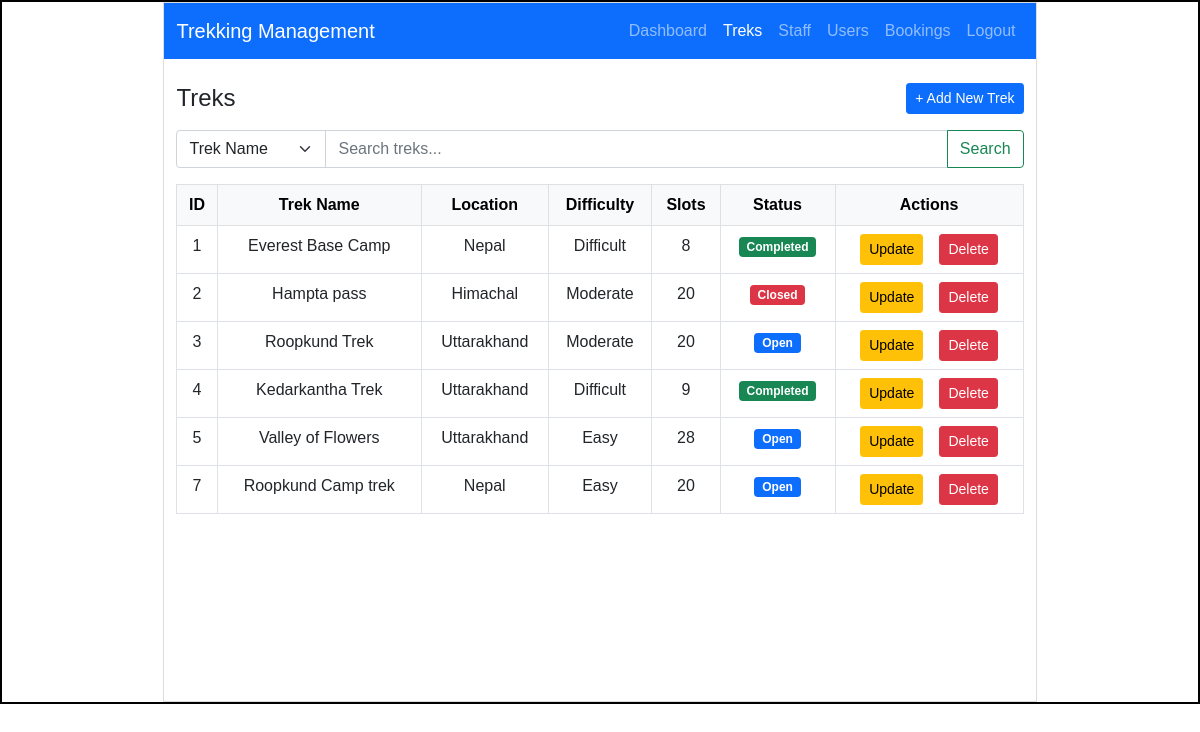
The app's page /admin/treks (signed in) with its own data.
### models.py (models this page shows)
class Trek(db.Model):
    __tablename__ = "trek"
    id = db.Column(db.Integer  , primary_key = True)
    trek_name = db.Column(db.String() , nullable = False)
    location = db.Column(db.String(100),nullable=False)
    difficulty = db.Column(db.String(20),nullable=False)
    duration = db.Column(db.Integer,nullable=False)
    available_slots = db.Column(db.Integer,nullable=False)
    trek_status = db.Column(db.String(20),nullable=False,default = "Pending")
    start_date = db.Column(db.Date,nullable=False)
    end_date = db.Column(db.Date,nullable=False)
    description = db.Column(db.Text)
    staff_id = db.Column(db.Integer,db.ForeignKey("staff_profile.id"), nullable = True)
    bookings = db.relationship("Booking",backref = "trek",lazy=True) # One Trek -> Many Bookings

### app.py (the view)
@app.route("/admin/treks")
@role_required("admin")
def admin_treks():
    search_query = request.args.get("search", "").strip()
    search_field = request.args.get("search_field", "trek_name")
    if search_query:
        column = getattr(Trek, search_field)
        treks = Trek.query.filter(column.ilike(f"%{search_query}%")).all()
    else:
        treks = Trek.query.all()
    return render_template("admin_treks.html", treks=treks,
                            search_query=search_query, search_field=search_field)

### app.py (called while the page is built)
def role_required(*roles):
    def decorator(f):
        @wraps(f)
        def wrapper(*args, **kwargs):
            if 'user_id' not in session:
                flash("Please log in to continue.", "warning")
                return redirect(url_for("login"))
            if session.get('role') not in roles:
                flash("You don't have access to that page.", "warning")
                return _redirect_to_own_area()
            return f(*args, **kwargs)
        return wrapper
    return decorator

### templates/admin_treks.html (shortened to what this page needs)
<!DOCTYPE html>
<html lang="en">
<head>
    <link rel="stylesheet" href="{{ url_for('static', filename='style.css') }}">
    <link href="https://cdn.jsdelivr.net/npm/bootstrap@5.0.2/dist/css/bootstrap.min.css" rel="stylesheet">
</head>
<body>
    <div id="main">
        <div id="canvas">
            <nav class="navbar navbar-expand-lg navbar-dark bg-primary">
                <div class="container-fluid">
                    <a class="navbar-brand" href="/admin/dashboard">Trekking Management</a>
                    <div class="navbar-nav ms-auto">
                        <a class="nav-link" href="/admin/dashboard">Dashboard</a>
                        <a class="nav-link active" href="/admin/treks">Treks</a>
                        <a class="nav-link" href="/admin/staff">Staff</a>
                        <a class="nav-link" href="/admin/users">Users</a>
                        <a class="nav-link" href="/admin/bookings">Bookings</a>
                        <a class="nav-link" href="/logout">Logout</a>
                    </div>
                </div>
            </nav>
            <div class="container mt-4">
                <div class="d-flex justify-content-between align-items-center mb-3">
                    <h4 class="mb-0">Treks</h4>
                    <a href="/admin/trek/add" class="btn btn-primary btn-sm">+ Add New Trek</a>
                </div>
                <form method="GET" action="/admin/treks" class="mb-3">
                    <div class="input-group">
                        <select name="search_field" class="form-select" style="max-width: 150px;">
                            <option value="trek_name" {% if search_field == 'trek_name' %}selected{% endif %}>Trek Name</option>
                        </select>
                        <input type="text"
                               class="form-control"
                               name="search"
                               value="{{ search_query }}"
                               placeholder="Search treks...">
                        <button type="submit" class="btn btn-outline-success">Search</button>
                    </div>
                </form>
                {% if treks %}
                <div style="max-height: 400px; overflow-y: auto;">
                    <table class="table table-bordered table-hover text-center">
                        <thead class="table-light">
                            <tr>
                                <th>ID</th>
                                <th>Trek Name</th>
                                <th>Location</th>
                                <th>Difficulty</th>
                                <th>Slots</th>
                                <th>Status</th>
                                <th>Actions</th>
                            </tr>
                        </thead>
                        <tbody>
                            {% for trek in treks %}
                            <tr>
                                <td>{{ trek.id }}</td>
                                <td>{{ trek.trek_name }}</td>
                                <td>{{ trek.location }}</td>
                                <td>{{ trek.difficulty }}</td>
                                <td>{{ trek.available_slots }}</td>
                                <td>
                                    {% if trek.trek_status == "Open" %}
                                        <span class="badge bg-primary">Open</span>
                                    {% elif trek.trek_status == "Started" %}
                                        <span class="badge bg-warning text-dark">Started</span>
                                    {% elif trek.trek_status == "Completed" %}
                                        <span class="badge bg-success">Completed</span>
                                    {% elif trek.trek_status == "Closed" %}
                                        <span class="badge bg-danger">Closed</span>
                                    {% endif %}
                                </td>
                                <td>
                                    <div class="d-flex gap-3 justify-content-center">
                                        <a href="/admin/trek/edit/{{trek.id}}" class="btn btn-warning btn-sm">Update</a>
                                        <a href="/admin/trek/delete/{{trek.id}}" class="btn btn-danger btn-sm">Delete</a>
                                    </div>
                                </td>
                            </tr>
                            {% endfor %}
                        </tbody>
                    </table>
                </div>
                </div>
                {% elif search_query %}
                <div class="alert alert-warning">No treks found matching "{{ search_query }}".</div>
                {% else %}
                <div class="alert alert-info">No treks added yet.</div>
                {% endif %}
            </div>
        </div>
</body>
</html>

### static/style.css (style rules this page uses)
* { margin:0px; font-family: Arial, Helvetica, sans-serif; }
#main { border:2px solid black; margin-top: 0px; }
#canvas { border:1px solid #dcdcdc; width:73%; height:700px; margin:auto; }
table { max-height: 20px; overflow-y: auto; }

### records on screen
Trek: id "1", trek_name "Everest Base Camp", location "Nepal", difficulty "Difficult", available_slots "8", trek_status "Completed"
Trek: id "2", trek_name "Hampta pass", location "Himachal", difficulty "Moderate", available_slots "20", trek_status "Closed"
Trek: id "3", trek_name "Roopkund Trek", location "Uttarakhand", difficulty "Moderate", available_slots "20", trek_status "Open"
Trek: id "4", trek_name "Kedarkantha Trek", location "Uttarakhand", difficulty "Difficult", available_slots "9", trek_status "Completed"
Trek: id "5", trek_name "Valley of Flowers", location "Uttarakhand", difficulty "Easy", available_slots "28", trek_status "Open"
Trek: id "7", trek_name "Roopkund Camp trek", location "Nepal", difficulty "Easy", available_slots "20", trek_status "Open"
